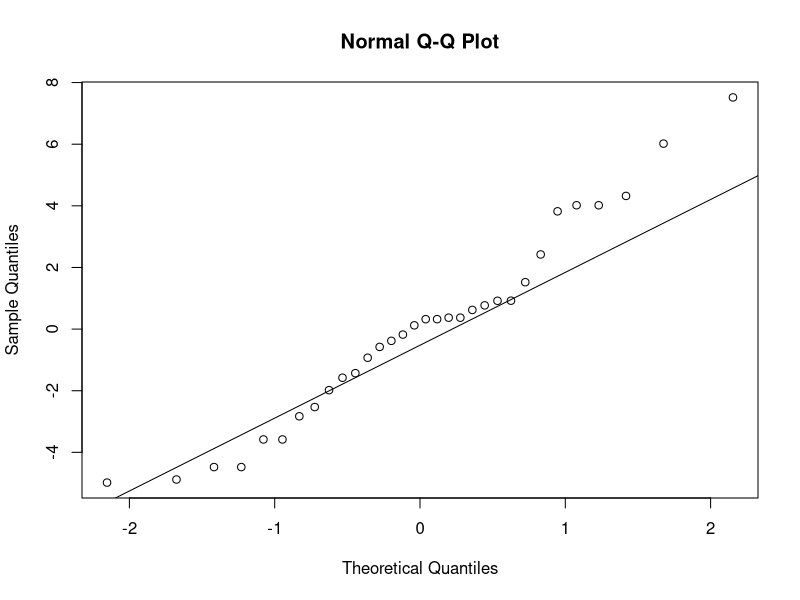
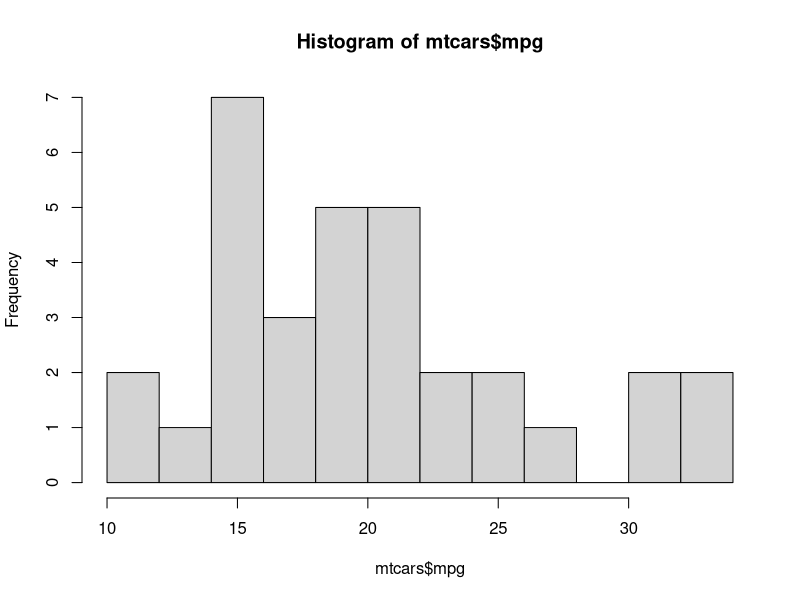
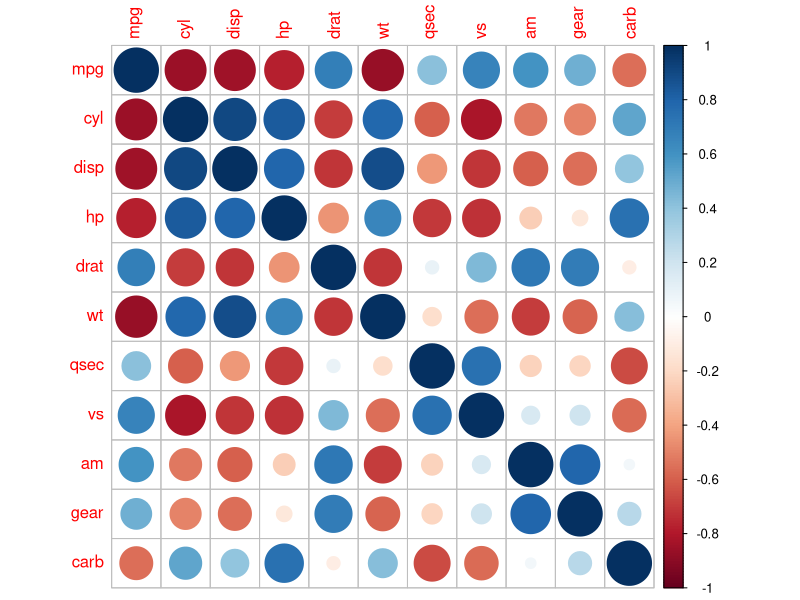
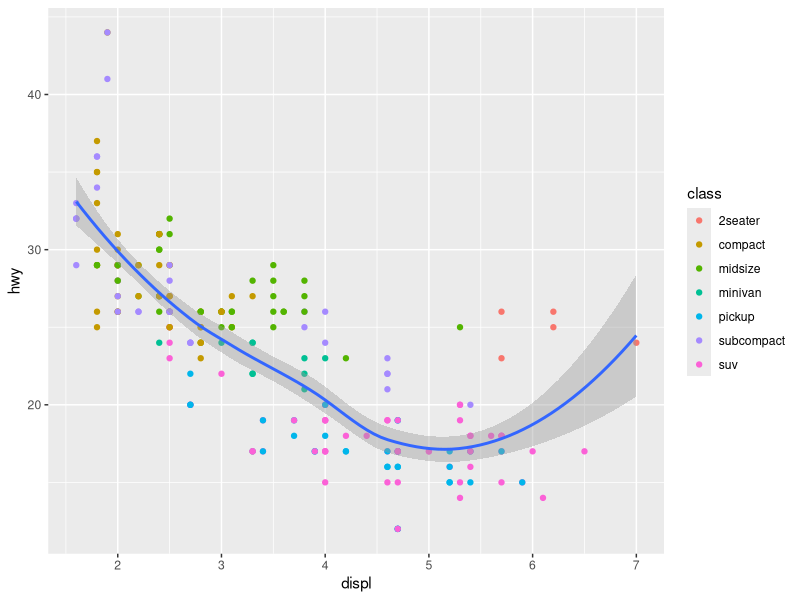

Recreate these plots in R, in order.
## ---- chunk 1
knitr::opts_chunk$set(echo = TRUE)
## ---- chunk 2
data("mtcars")
lm = lm(mtcars$mpg ~ mtcars$cyl, data=mtcars)
qqnorm(resid(lm))
qqline(resid(lm))
## ---- chunk 3
hist(mtcars$mpg, breaks=12)
## ---- chunk 4
library(corrplot)
corrplot(cor(mtcars))
## ---- chunk 5
library(tidyverse)
ggplot(data = mpg, mapping = aes(x = displ, y = hwy)) + 
  geom_point(mapping = aes(color = class)) + 
  geom_smooth()
